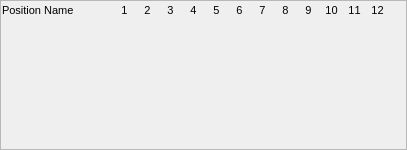
<?xml version="1.0" encoding="UTF-8"?>
<ui version="4.0">
 <class>SequenceContainer</class>
 <widget class="QFrame" name="SequenceContainer">
  <property name="geometry">
   <rect>
    <x>0</x>
    <y>0</y>
    <width>407</width>
    <height>150</height>
   </rect>
  </property>
  <property name="windowTitle">
   <string>Frame</string>
  </property>
  <property name="frameShape">
   <enum>QFrame::StyledPanel</enum>
  </property>
  <property name="frameShadow">
   <enum>QFrame::Raised</enum>
  </property>
  <widget class="QLabel" name="lblPosition">
   <property name="geometry">
    <rect>
     <x>2</x>
     <y>0</y>
     <width>111</width>
     <height>21</height>
    </rect>
   </property>
   <property name="font">
    <font>
     <pointsize>8</pointsize>
    </font>
   </property>
   <property name="text">
    <string>Position Name</string>
   </property>
  </widget>
  <widget class="QLabel" name="lblServo12">
   <property name="geometry">
    <rect>
     <x>366</x>
     <y>0</y>
     <width>23</width>
     <height>21</height>
    </rect>
   </property>
   <property name="font">
    <font>
     <family>MS Shell Dlg 2</family>
     <pointsize>8</pointsize>
     <weight>50</weight>
     <italic>false</italic>
     <bold>false</bold>
     <underline>false</underline>
     <strikeout>false</strikeout>
     <stylestrategy>PreferAntialias</stylestrategy>
     <kerning>false</kerning>
    </font>
   </property>
   <property name="frameShape">
    <enum>QFrame::NoFrame</enum>
   </property>
   <property name="frameShadow">
    <enum>QFrame::Raised</enum>
   </property>
   <property name="text">
    <string>12</string>
   </property>
   <property name="alignment">
    <set>Qt::AlignCenter</set>
   </property>
   <property name="wordWrap">
    <bool>true</bool>
   </property>
  </widget>
  <widget class="QLabel" name="lblServo11">
   <property name="geometry">
    <rect>
     <x>343</x>
     <y>0</y>
     <width>23</width>
     <height>21</height>
    </rect>
   </property>
   <property name="font">
    <font>
     <family>MS Shell Dlg 2</family>
     <pointsize>8</pointsize>
     <weight>50</weight>
     <italic>false</italic>
     <bold>false</bold>
     <underline>false</underline>
     <strikeout>false</strikeout>
     <stylestrategy>PreferAntialias</stylestrategy>
     <kerning>false</kerning>
    </font>
   </property>
   <property name="frameShape">
    <enum>QFrame::NoFrame</enum>
   </property>
   <property name="frameShadow">
    <enum>QFrame::Raised</enum>
   </property>
   <property name="text">
    <string>11</string>
   </property>
   <property name="alignment">
    <set>Qt::AlignCenter</set>
   </property>
   <property name="wordWrap">
    <bool>true</bool>
   </property>
  </widget>
  <widget class="QLabel" name="lblServo10">
   <property name="geometry">
    <rect>
     <x>320</x>
     <y>0</y>
     <width>23</width>
     <height>21</height>
    </rect>
   </property>
   <property name="font">
    <font>
     <family>MS Shell Dlg 2</family>
     <pointsize>8</pointsize>
     <weight>50</weight>
     <italic>false</italic>
     <bold>false</bold>
     <underline>false</underline>
     <strikeout>false</strikeout>
     <stylestrategy>PreferAntialias</stylestrategy>
     <kerning>false</kerning>
    </font>
   </property>
   <property name="frameShape">
    <enum>QFrame::NoFrame</enum>
   </property>
   <property name="frameShadow">
    <enum>QFrame::Plain</enum>
   </property>
   <property name="text">
    <string>10</string>
   </property>
   <property name="alignment">
    <set>Qt::AlignCenter</set>
   </property>
   <property name="wordWrap">
    <bool>true</bool>
   </property>
  </widget>
  <widget class="QLabel" name="lblServo9">
   <property name="geometry">
    <rect>
     <x>297</x>
     <y>0</y>
     <width>23</width>
     <height>21</height>
    </rect>
   </property>
   <property name="font">
    <font>
     <family>MS Shell Dlg 2</family>
     <pointsize>8</pointsize>
     <weight>50</weight>
     <italic>false</italic>
     <bold>false</bold>
     <underline>false</underline>
     <strikeout>false</strikeout>
     <stylestrategy>PreferAntialias</stylestrategy>
     <kerning>false</kerning>
    </font>
   </property>
   <property name="frameShape">
    <enum>QFrame::NoFrame</enum>
   </property>
   <property name="frameShadow">
    <enum>QFrame::Plain</enum>
   </property>
   <property name="text">
    <string>9</string>
   </property>
   <property name="alignment">
    <set>Qt::AlignCenter</set>
   </property>
   <property name="wordWrap">
    <bool>true</bool>
   </property>
  </widget>
  <widget class="QLabel" name="lblServo8">
   <property name="geometry">
    <rect>
     <x>274</x>
     <y>0</y>
     <width>23</width>
     <height>21</height>
    </rect>
   </property>
   <property name="font">
    <font>
     <family>MS Shell Dlg 2</family>
     <pointsize>8</pointsize>
     <weight>50</weight>
     <italic>false</italic>
     <bold>false</bold>
     <underline>false</underline>
     <strikeout>false</strikeout>
     <stylestrategy>PreferAntialias</stylestrategy>
     <kerning>false</kerning>
    </font>
   </property>
   <property name="frameShape">
    <enum>QFrame::NoFrame</enum>
   </property>
   <property name="frameShadow">
    <enum>QFrame::Plain</enum>
   </property>
   <property name="text">
    <string>8</string>
   </property>
   <property name="alignment">
    <set>Qt::AlignCenter</set>
   </property>
   <property name="wordWrap">
    <bool>true</bool>
   </property>
  </widget>
  <widget class="QLabel" name="lblServo7">
   <property name="geometry">
    <rect>
     <x>251</x>
     <y>0</y>
     <width>23</width>
     <height>21</height>
    </rect>
   </property>
   <property name="font">
    <font>
     <family>MS Shell Dlg 2</family>
     <pointsize>8</pointsize>
     <weight>50</weight>
     <italic>false</italic>
     <bold>false</bold>
     <underline>false</underline>
     <strikeout>false</strikeout>
     <stylestrategy>PreferAntialias</stylestrategy>
     <kerning>false</kerning>
    </font>
   </property>
   <property name="frameShape">
    <enum>QFrame::NoFrame</enum>
   </property>
   <property name="frameShadow">
    <enum>QFrame::Plain</enum>
   </property>
   <property name="text">
    <string>7</string>
   </property>
   <property name="alignment">
    <set>Qt::AlignCenter</set>
   </property>
   <property name="wordWrap">
    <bool>true</bool>
   </property>
  </widget>
  <widget class="QLabel" name="lblServo6">
   <property name="geometry">
    <rect>
     <x>228</x>
     <y>0</y>
     <width>23</width>
     <height>21</height>
    </rect>
   </property>
   <property name="font">
    <font>
     <family>MS Shell Dlg 2</family>
     <pointsize>8</pointsize>
     <weight>50</weight>
     <italic>false</italic>
     <bold>false</bold>
     <underline>false</underline>
     <strikeout>false</strikeout>
     <stylestrategy>PreferAntialias</stylestrategy>
     <kerning>false</kerning>
    </font>
   </property>
   <property name="frameShape">
    <enum>QFrame::NoFrame</enum>
   </property>
   <property name="frameShadow">
    <enum>QFrame::Plain</enum>
   </property>
   <property name="text">
    <string>6</string>
   </property>
   <property name="alignment">
    <set>Qt::AlignCenter</set>
   </property>
   <property name="wordWrap">
    <bool>true</bool>
   </property>
  </widget>
  <widget class="QLabel" name="lblServo5">
   <property name="geometry">
    <rect>
     <x>205</x>
     <y>0</y>
     <width>23</width>
     <height>21</height>
    </rect>
   </property>
   <property name="font">
    <font>
     <family>MS Shell Dlg 2</family>
     <pointsize>8</pointsize>
     <weight>50</weight>
     <italic>false</italic>
     <bold>false</bold>
     <underline>false</underline>
     <strikeout>false</strikeout>
     <stylestrategy>PreferAntialias</stylestrategy>
     <kerning>false</kerning>
    </font>
   </property>
   <property name="frameShape">
    <enum>QFrame::NoFrame</enum>
   </property>
   <property name="frameShadow">
    <enum>QFrame::Plain</enum>
   </property>
   <property name="text">
    <string>5</string>
   </property>
   <property name="alignment">
    <set>Qt::AlignCenter</set>
   </property>
   <property name="wordWrap">
    <bool>true</bool>
   </property>
  </widget>
  <widget class="QLabel" name="lblServo4">
   <property name="geometry">
    <rect>
     <x>182</x>
     <y>0</y>
     <width>23</width>
     <height>21</height>
    </rect>
   </property>
   <property name="font">
    <font>
     <family>MS Shell Dlg 2</family>
     <pointsize>8</pointsize>
     <weight>50</weight>
     <italic>false</italic>
     <bold>false</bold>
     <underline>false</underline>
     <strikeout>false</strikeout>
     <stylestrategy>PreferAntialias</stylestrategy>
     <kerning>false</kerning>
    </font>
   </property>
   <property name="frameShape">
    <enum>QFrame::NoFrame</enum>
   </property>
   <property name="frameShadow">
    <enum>QFrame::Plain</enum>
   </property>
   <property name="text">
    <string>4</string>
   </property>
   <property name="alignment">
    <set>Qt::AlignCenter</set>
   </property>
   <property name="wordWrap">
    <bool>true</bool>
   </property>
  </widget>
  <widget class="QLabel" name="lblServo3">
   <property name="geometry">
    <rect>
     <x>159</x>
     <y>0</y>
     <width>23</width>
     <height>21</height>
    </rect>
   </property>
   <property name="font">
    <font>
     <family>MS Shell Dlg 2</family>
     <pointsize>8</pointsize>
     <weight>50</weight>
     <italic>false</italic>
     <bold>false</bold>
     <underline>false</underline>
     <strikeout>false</strikeout>
     <stylestrategy>PreferAntialias</stylestrategy>
     <kerning>false</kerning>
    </font>
   </property>
   <property name="frameShape">
    <enum>QFrame::NoFrame</enum>
   </property>
   <property name="frameShadow">
    <enum>QFrame::Plain</enum>
   </property>
   <property name="text">
    <string>3</string>
   </property>
   <property name="alignment">
    <set>Qt::AlignCenter</set>
   </property>
   <property name="wordWrap">
    <bool>true</bool>
   </property>
  </widget>
  <widget class="QLabel" name="lblServo2">
   <property name="geometry">
    <rect>
     <x>136</x>
     <y>0</y>
     <width>23</width>
     <height>21</height>
    </rect>
   </property>
   <property name="font">
    <font>
     <family>MS Shell Dlg 2</family>
     <pointsize>8</pointsize>
     <weight>50</weight>
     <italic>false</italic>
     <bold>false</bold>
     <underline>false</underline>
     <strikeout>false</strikeout>
     <stylestrategy>PreferAntialias</stylestrategy>
     <kerning>false</kerning>
    </font>
   </property>
   <property name="frameShape">
    <enum>QFrame::NoFrame</enum>
   </property>
   <property name="frameShadow">
    <enum>QFrame::Plain</enum>
   </property>
   <property name="text">
    <string>2</string>
   </property>
   <property name="alignment">
    <set>Qt::AlignCenter</set>
   </property>
   <property name="wordWrap">
    <bool>true</bool>
   </property>
  </widget>
  <widget class="QLabel" name="lblServo1">
   <property name="geometry">
    <rect>
     <x>113</x>
     <y>0</y>
     <width>23</width>
     <height>21</height>
    </rect>
   </property>
   <property name="font">
    <font>
     <family>MS Shell Dlg 2</family>
     <pointsize>8</pointsize>
     <weight>50</weight>
     <italic>false</italic>
     <bold>false</bold>
     <underline>false</underline>
     <strikeout>false</strikeout>
     <stylestrategy>PreferAntialias</stylestrategy>
     <kerning>false</kerning>
    </font>
   </property>
   <property name="frameShape">
    <enum>QFrame::NoFrame</enum>
   </property>
   <property name="frameShadow">
    <enum>QFrame::Plain</enum>
   </property>
   <property name="text">
    <string>1</string>
   </property>
   <property name="alignment">
    <set>Qt::AlignCenter</set>
   </property>
   <property name="wordWrap">
    <bool>true</bool>
   </property>
  </widget>
 </widget>
 <resources/>
 <connections/>
</ui>
